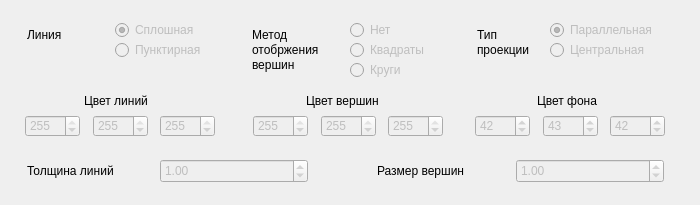
<?xml version="1.0" encoding="UTF-8"?>
<ui version="4.0">
 <class>StylePanel</class>
 <widget class="QWidget" name="StylePanel">
  <property name="geometry">
   <rect>
    <x>0</x>
    <y>0</y>
    <width>700</width>
    <height>205</height>
   </rect>
  </property>
  <property name="windowTitle">
   <string>Form</string>
  </property>
  <widget class="QSpinBox" name="color_back_b">
   <property name="enabled">
    <bool>false</bool>
   </property>
   <property name="geometry">
    <rect>
     <x>610</x>
     <y>115</y>
     <width>55</width>
     <height>22</height>
    </rect>
   </property>
   <property name="styleSheet">
    <string notr="true"/>
   </property>
   <property name="readOnly">
    <bool>false</bool>
   </property>
   <property name="minimum">
    <number>0</number>
   </property>
   <property name="maximum">
    <number>255</number>
   </property>
   <property name="stepType">
    <enum>QAbstractSpinBox::DefaultStepType</enum>
   </property>
   <property name="value">
    <number>42</number>
   </property>
   <property name="displayIntegerBase">
    <number>10</number>
   </property>
  </widget>
  <widget class="QSpinBox" name="color_point_r">
   <property name="enabled">
    <bool>false</bool>
   </property>
   <property name="geometry">
    <rect>
     <x>253</x>
     <y>115</y>
     <width>55</width>
     <height>22</height>
    </rect>
   </property>
   <property name="styleSheet">
    <string notr="true"/>
   </property>
   <property name="readOnly">
    <bool>false</bool>
   </property>
   <property name="minimum">
    <number>0</number>
   </property>
   <property name="maximum">
    <number>255</number>
   </property>
   <property name="stepType">
    <enum>QAbstractSpinBox::DefaultStepType</enum>
   </property>
   <property name="value">
    <number>255</number>
   </property>
   <property name="displayIntegerBase">
    <number>10</number>
   </property>
  </widget>
  <widget class="QSpinBox" name="color_point_g">
   <property name="enabled">
    <bool>false</bool>
   </property>
   <property name="geometry">
    <rect>
     <x>321</x>
     <y>115</y>
     <width>55</width>
     <height>22</height>
    </rect>
   </property>
   <property name="styleSheet">
    <string notr="true"/>
   </property>
   <property name="readOnly">
    <bool>false</bool>
   </property>
   <property name="minimum">
    <number>0</number>
   </property>
   <property name="maximum">
    <number>255</number>
   </property>
   <property name="stepType">
    <enum>QAbstractSpinBox::DefaultStepType</enum>
   </property>
   <property name="value">
    <number>255</number>
   </property>
   <property name="displayIntegerBase">
    <number>10</number>
   </property>
  </widget>
  <widget class="QSpinBox" name="color_back_g">
   <property name="enabled">
    <bool>false</bool>
   </property>
   <property name="geometry">
    <rect>
     <x>543</x>
     <y>115</y>
     <width>55</width>
     <height>22</height>
    </rect>
   </property>
   <property name="styleSheet">
    <string notr="true"/>
   </property>
   <property name="readOnly">
    <bool>false</bool>
   </property>
   <property name="minimum">
    <number>0</number>
   </property>
   <property name="maximum">
    <number>255</number>
   </property>
   <property name="stepType">
    <enum>QAbstractSpinBox::DefaultStepType</enum>
   </property>
   <property name="value">
    <number>43</number>
   </property>
   <property name="displayIntegerBase">
    <number>10</number>
   </property>
  </widget>
  <widget class="QLineEdit" name="lineEdit_9">
   <property name="enabled">
    <bool>true</bool>
   </property>
   <property name="geometry">
    <rect>
     <x>250</x>
     <y>24</y>
     <width>91</width>
     <height>21</height>
    </rect>
   </property>
   <property name="autoFillBackground">
    <bool>false</bool>
   </property>
   <property name="styleSheet">
    <string notr="true">QLineEdit {
	background:transparent;
	border: 0px;
}</string>
   </property>
   <property name="inputMethodHints">
    <set>Qt::ImhPreferLatin</set>
   </property>
   <property name="text">
    <string>Метод</string>
   </property>
   <property name="frame">
    <bool>true</bool>
   </property>
   <property name="readOnly">
    <bool>true</bool>
   </property>
  </widget>
  <widget class="QRadioButton" name="display_method_none">
   <property name="enabled">
    <bool>false</bool>
   </property>
   <property name="geometry">
    <rect>
     <x>350</x>
     <y>20</y>
     <width>49</width>
     <height>20</height>
    </rect>
   </property>
   <property name="text">
    <string>Нет</string>
   </property>
   <property name="checked">
    <bool>false</bool>
   </property>
   <attribute name="buttonGroup">
    <string notr="true">PointGroup</string>
   </attribute>
  </widget>
  <widget class="QSpinBox" name="color_line_g">
   <property name="enabled">
    <bool>false</bool>
   </property>
   <property name="geometry">
    <rect>
     <x>93</x>
     <y>115</y>
     <width>55</width>
     <height>22</height>
    </rect>
   </property>
   <property name="styleSheet">
    <string notr="true"/>
   </property>
   <property name="readOnly">
    <bool>false</bool>
   </property>
   <property name="minimum">
    <number>0</number>
   </property>
   <property name="maximum">
    <number>255</number>
   </property>
   <property name="stepType">
    <enum>QAbstractSpinBox::DefaultStepType</enum>
   </property>
   <property name="value">
    <number>255</number>
   </property>
   <property name="displayIntegerBase">
    <number>10</number>
   </property>
  </widget>
  <widget class="QSpinBox" name="color_line_b">
   <property name="enabled">
    <bool>false</bool>
   </property>
   <property name="geometry">
    <rect>
     <x>160</x>
     <y>115</y>
     <width>55</width>
     <height>22</height>
    </rect>
   </property>
   <property name="styleSheet">
    <string notr="true"/>
   </property>
   <property name="readOnly">
    <bool>false</bool>
   </property>
   <property name="minimum">
    <number>0</number>
   </property>
   <property name="maximum">
    <number>255</number>
   </property>
   <property name="stepType">
    <enum>QAbstractSpinBox::DefaultStepType</enum>
   </property>
   <property name="value">
    <number>255</number>
   </property>
   <property name="displayIntegerBase">
    <number>10</number>
   </property>
  </widget>
  <widget class="QRadioButton" name="projection_f">
   <property name="enabled">
    <bool>false</bool>
   </property>
   <property name="geometry">
    <rect>
     <x>550</x>
     <y>40</y>
     <width>111</width>
     <height>20</height>
    </rect>
   </property>
   <property name="text">
    <string>Центральная</string>
   </property>
   <property name="checked">
    <bool>false</bool>
   </property>
   <attribute name="buttonGroup">
    <string notr="true">ProjectionGroup</string>
   </attribute>
  </widget>
  <widget class="QSpinBox" name="color_point_b">
   <property name="enabled">
    <bool>false</bool>
   </property>
   <property name="geometry">
    <rect>
     <x>388</x>
     <y>115</y>
     <width>55</width>
     <height>22</height>
    </rect>
   </property>
   <property name="styleSheet">
    <string notr="true"/>
   </property>
   <property name="readOnly">
    <bool>false</bool>
   </property>
   <property name="minimum">
    <number>0</number>
   </property>
   <property name="maximum">
    <number>255</number>
   </property>
   <property name="stepType">
    <enum>QAbstractSpinBox::DefaultStepType</enum>
   </property>
   <property name="value">
    <number>255</number>
   </property>
   <property name="displayIntegerBase">
    <number>10</number>
   </property>
  </widget>
  <widget class="QLineEdit" name="lineEdit_14">
   <property name="enabled">
    <bool>true</bool>
   </property>
   <property name="geometry">
    <rect>
     <x>250</x>
     <y>39</y>
     <width>91</width>
     <height>21</height>
    </rect>
   </property>
   <property name="autoFillBackground">
    <bool>false</bool>
   </property>
   <property name="styleSheet">
    <string notr="true">QLineEdit {
	background:transparent;
	border: 0px;
}</string>
   </property>
   <property name="inputMethodHints">
    <set>Qt::ImhPreferLatin</set>
   </property>
   <property name="text">
    <string>отобржения</string>
   </property>
   <property name="frame">
    <bool>true</bool>
   </property>
   <property name="readOnly">
    <bool>true</bool>
   </property>
  </widget>
  <widget class="QRadioButton" name="line_type_dotted">
   <property name="enabled">
    <bool>false</bool>
   </property>
   <property name="geometry">
    <rect>
     <x>115</x>
     <y>40</y>
     <width>100</width>
     <height>20</height>
    </rect>
   </property>
   <property name="text">
    <string>Пунктирная</string>
   </property>
   <property name="checked">
    <bool>false</bool>
   </property>
   <attribute name="buttonGroup">
    <string notr="true">LineGroup</string>
   </attribute>
  </widget>
  <widget class="QLineEdit" name="lineEdit_17">
   <property name="enabled">
    <bool>true</bool>
   </property>
   <property name="geometry">
    <rect>
     <x>250</x>
     <y>54</y>
     <width>91</width>
     <height>21</height>
    </rect>
   </property>
   <property name="autoFillBackground">
    <bool>false</bool>
   </property>
   <property name="styleSheet">
    <string notr="true">QLineEdit {
	background:transparent;
	border: 0px;
}</string>
   </property>
   <property name="inputMethodHints">
    <set>Qt::ImhPreferLatin</set>
   </property>
   <property name="text">
    <string>вершин</string>
   </property>
   <property name="frame">
    <bool>true</bool>
   </property>
   <property name="readOnly">
    <bool>true</bool>
   </property>
  </widget>
  <widget class="QRadioButton" name="display_method_square">
   <property name="enabled">
    <bool>false</bool>
   </property>
   <property name="geometry">
    <rect>
     <x>350</x>
     <y>40</y>
     <width>86</width>
     <height>20</height>
    </rect>
   </property>
   <property name="text">
    <string>Квадраты</string>
   </property>
   <attribute name="buttonGroup">
    <string notr="true">PointGroup</string>
   </attribute>
  </widget>
  <widget class="QLineEdit" name="lineEdit_16">
   <property name="enabled">
    <bool>true</bool>
   </property>
   <property name="geometry">
    <rect>
     <x>82</x>
     <y>90</y>
     <width>81</width>
     <height>21</height>
    </rect>
   </property>
   <property name="styleSheet">
    <string notr="true">QLineEdit {
	background:transparent;
	border: 0px;
}</string>
   </property>
   <property name="text">
    <string>Цвет линий</string>
   </property>
   <property name="readOnly">
    <bool>true</bool>
   </property>
  </widget>
  <widget class="QLineEdit" name="lineEdit_18">
   <property name="enabled">
    <bool>true</bool>
   </property>
   <property name="geometry">
    <rect>
     <x>304</x>
     <y>90</y>
     <width>101</width>
     <height>21</height>
    </rect>
   </property>
   <property name="styleSheet">
    <string notr="true">QLineEdit {
	background:transparent;
	border: 0px;
}</string>
   </property>
   <property name="text">
    <string>Цвет вершин</string>
   </property>
   <property name="readOnly">
    <bool>true</bool>
   </property>
  </widget>
  <widget class="QLineEdit" name="lineEdit_19">
   <property name="enabled">
    <bool>true</bool>
   </property>
   <property name="geometry">
    <rect>
     <x>475</x>
     <y>39</y>
     <width>71</width>
     <height>21</height>
    </rect>
   </property>
   <property name="autoFillBackground">
    <bool>false</bool>
   </property>
   <property name="styleSheet">
    <string notr="true">QLineEdit {
	background:transparent;
	border: 0px;
}</string>
   </property>
   <property name="inputMethodHints">
    <set>Qt::ImhPreferLatin</set>
   </property>
   <property name="text">
    <string>проекции</string>
   </property>
   <property name="frame">
    <bool>true</bool>
   </property>
   <property name="readOnly">
    <bool>true</bool>
   </property>
  </widget>
  <widget class="QRadioButton" name="line_type_solid">
   <property name="enabled">
    <bool>false</bool>
   </property>
   <property name="geometry">
    <rect>
     <x>115</x>
     <y>20</y>
     <width>89</width>
     <height>20</height>
    </rect>
   </property>
   <property name="text">
    <string>Сплошная</string>
   </property>
   <property name="checked">
    <bool>true</bool>
   </property>
   <attribute name="buttonGroup">
    <string notr="true">LineGroup</string>
   </attribute>
  </widget>
  <widget class="QSpinBox" name="color_line_r">
   <property name="enabled">
    <bool>false</bool>
   </property>
   <property name="geometry">
    <rect>
     <x>25</x>
     <y>115</y>
     <width>55</width>
     <height>22</height>
    </rect>
   </property>
   <property name="styleSheet">
    <string notr="true"/>
   </property>
   <property name="readOnly">
    <bool>false</bool>
   </property>
   <property name="minimum">
    <number>0</number>
   </property>
   <property name="maximum">
    <number>255</number>
   </property>
   <property name="stepType">
    <enum>QAbstractSpinBox::DefaultStepType</enum>
   </property>
   <property name="value">
    <number>255</number>
   </property>
   <property name="displayIntegerBase">
    <number>10</number>
   </property>
  </widget>
  <widget class="QSpinBox" name="color_back_r">
   <property name="enabled">
    <bool>false</bool>
   </property>
   <property name="geometry">
    <rect>
     <x>475</x>
     <y>115</y>
     <width>55</width>
     <height>22</height>
    </rect>
   </property>
   <property name="styleSheet">
    <string notr="true"/>
   </property>
   <property name="readOnly">
    <bool>false</bool>
   </property>
   <property name="minimum">
    <number>0</number>
   </property>
   <property name="maximum">
    <number>255</number>
   </property>
   <property name="stepType">
    <enum>QAbstractSpinBox::DefaultStepType</enum>
   </property>
   <property name="value">
    <number>42</number>
   </property>
   <property name="displayIntegerBase">
    <number>10</number>
   </property>
  </widget>
  <widget class="QLineEdit" name="lineEdit_15">
   <property name="enabled">
    <bool>true</bool>
   </property>
   <property name="geometry">
    <rect>
     <x>535</x>
     <y>90</y>
     <width>91</width>
     <height>21</height>
    </rect>
   </property>
   <property name="styleSheet">
    <string notr="true">QLineEdit {
	background:transparent;
	border: 0px;
}</string>
   </property>
   <property name="text">
    <string>Цвет фона</string>
   </property>
   <property name="readOnly">
    <bool>true</bool>
   </property>
  </widget>
  <widget class="QLineEdit" name="lineEdit_8">
   <property name="enabled">
    <bool>true</bool>
   </property>
   <property name="geometry">
    <rect>
     <x>25</x>
     <y>24</y>
     <width>91</width>
     <height>21</height>
    </rect>
   </property>
   <property name="styleSheet">
    <string notr="true">QLineEdit {
	background:transparent;
	border: 0px;
}</string>
   </property>
   <property name="text">
    <string>Линия</string>
   </property>
   <property name="readOnly">
    <bool>true</bool>
   </property>
  </widget>
  <widget class="QLineEdit" name="lineEdit_13">
   <property name="enabled">
    <bool>true</bool>
   </property>
   <property name="geometry">
    <rect>
     <x>475</x>
     <y>24</y>
     <width>71</width>
     <height>21</height>
    </rect>
   </property>
   <property name="autoFillBackground">
    <bool>false</bool>
   </property>
   <property name="styleSheet">
    <string notr="true">QLineEdit {
	background:transparent;
	border: 0px;
}</string>
   </property>
   <property name="inputMethodHints">
    <set>Qt::ImhPreferLatin</set>
   </property>
   <property name="text">
    <string>Тип</string>
   </property>
   <property name="frame">
    <bool>true</bool>
   </property>
   <property name="readOnly">
    <bool>true</bool>
   </property>
  </widget>
  <widget class="QRadioButton" name="projection_p">
   <property name="enabled">
    <bool>false</bool>
   </property>
   <property name="geometry">
    <rect>
     <x>550</x>
     <y>20</y>
     <width>111</width>
     <height>20</height>
    </rect>
   </property>
   <property name="text">
    <string>Параллельная</string>
   </property>
   <property name="checked">
    <bool>true</bool>
   </property>
   <attribute name="buttonGroup">
    <string notr="true">ProjectionGroup</string>
   </attribute>
  </widget>
  <widget class="QRadioButton" name="display_method_circle">
   <property name="enabled">
    <bool>false</bool>
   </property>
   <property name="geometry">
    <rect>
     <x>350</x>
     <y>60</y>
     <width>62</width>
     <height>20</height>
    </rect>
   </property>
   <property name="text">
    <string>Круги</string>
   </property>
   <attribute name="buttonGroup">
    <string notr="true">PointGroup</string>
   </attribute>
  </widget>
  <widget class="QLineEdit" name="lineEdit_11">
   <property name="enabled">
    <bool>true</bool>
   </property>
   <property name="geometry">
    <rect>
     <x>25</x>
     <y>160</y>
     <width>121</width>
     <height>21</height>
    </rect>
   </property>
   <property name="styleSheet">
    <string notr="true">QLineEdit {
	background:transparent;
	border: 0px;
}</string>
   </property>
   <property name="text">
    <string>Толщина линий</string>
   </property>
   <property name="readOnly">
    <bool>true</bool>
   </property>
  </widget>
  <widget class="QDoubleSpinBox" name="spinBox_point_size">
   <property name="enabled">
    <bool>false</bool>
   </property>
   <property name="geometry">
    <rect>
     <x>516</x>
     <y>159</y>
     <width>148</width>
     <height>24</height>
    </rect>
   </property>
   <property name="suffix">
    <string/>
   </property>
   <property name="minimum">
    <double>0.050000000000000</double>
   </property>
   <property name="maximum">
    <double>10.000000000000000</double>
   </property>
   <property name="singleStep">
    <double>0.050000000000000</double>
   </property>
   <property name="stepType">
    <enum>QAbstractSpinBox::AdaptiveDecimalStepType</enum>
   </property>
   <property name="value">
    <double>1.000000000000000</double>
   </property>
  </widget>
  <widget class="QDoubleSpinBox" name="spinBox_line_width">
   <property name="enabled">
    <bool>false</bool>
   </property>
   <property name="geometry">
    <rect>
     <x>160</x>
     <y>159</y>
     <width>148</width>
     <height>24</height>
    </rect>
   </property>
   <property name="suffix">
    <string/>
   </property>
   <property name="minimum">
    <double>0.050000000000000</double>
   </property>
   <property name="maximum">
    <double>5.000000000000000</double>
   </property>
   <property name="singleStep">
    <double>0.100000000000000</double>
   </property>
   <property name="stepType">
    <enum>QAbstractSpinBox::DefaultStepType</enum>
   </property>
   <property name="value">
    <double>1.000000000000000</double>
   </property>
  </widget>
  <widget class="QLineEdit" name="lineEdit_12">
   <property name="enabled">
    <bool>true</bool>
   </property>
   <property name="geometry">
    <rect>
     <x>375</x>
     <y>160</y>
     <width>111</width>
     <height>21</height>
    </rect>
   </property>
   <property name="styleSheet">
    <string notr="true">QLineEdit {
	background:transparent;
	border: 0px;
}</string>
   </property>
   <property name="text">
    <string>Размер вершин</string>
   </property>
   <property name="readOnly">
    <bool>true</bool>
   </property>
  </widget>
 </widget>
 <resources/>
 <connections/>
 <buttongroups>
  <buttongroup name="LineGroup"/>
  <buttongroup name="ProjectionGroup"/>
  <buttongroup name="PointGroup"/>
 </buttongroups>
</ui>
